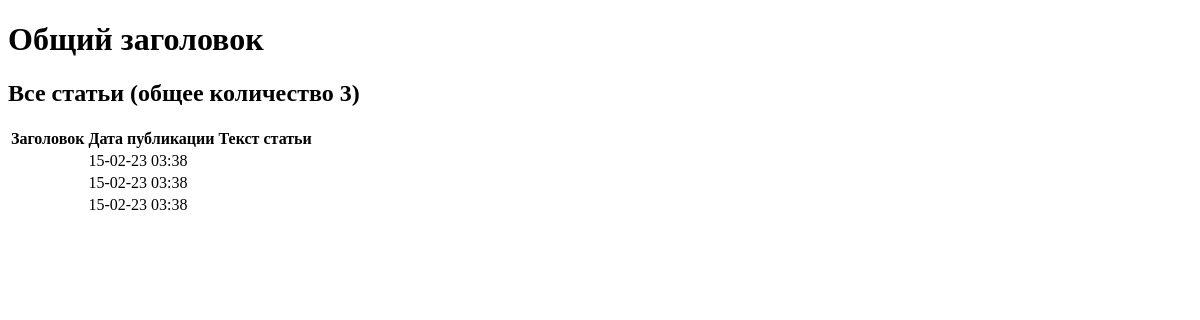
The page /news/ on the database as committed earlier.
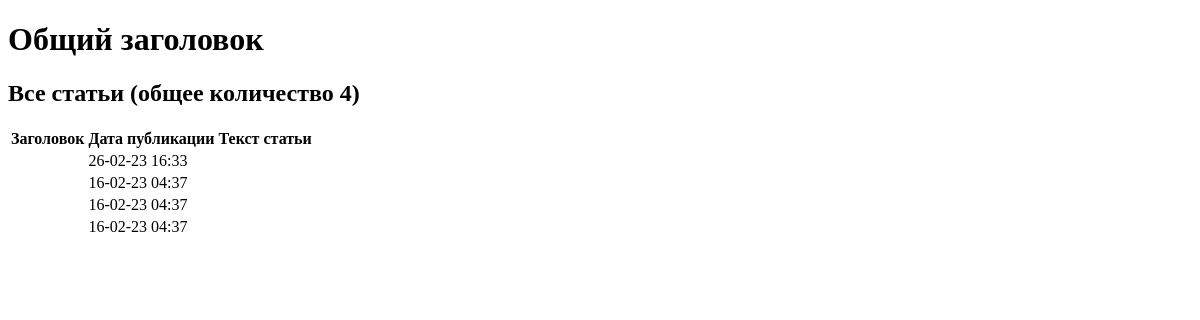
The same page on the database as committed later.
### news/models.py (models this page shows, shortened)
class Post(models.Model):
    author = models.ForeignKey(Author, on_delete=models.CASCADE)
    type = models.CharField(max_length=2, choices=TYPES, default=news)
    time_create = models.DateTimeField(auto_now_add=True)
    category = models.ManyToManyField(Category, through='PostCategory')
    heading = models.CharField(max_length=255)
    body = models.TextField()
    rating = models.IntegerField()

### news/views.py (the view)
# urls.py: path('', PostList.as_view()), # т.к. сам по себе это класс, то нам надо представить этот класс в виде view. Для этого вызываем метод as_view
class PostList(ListView):
    model = Post
    template_name = 'posts.html'
    context_object_name = 'posts'
    queryset = Post.objects.order_by('-time_create')

### news/templatetags/custom_filters.py (called while the page is built)
@register.filter(name='censor')
def censor(value):
    censored_text = profanity.censor(value)
    return censored_text

### templates/posts.html (shortened to what this page needs)
{% extends 'flatpages/default.html' %}
{% load custom_filters %}
{% block content %}
    <h2>Все статьи (общее количество {{ posts|length }})</h2>
    {% if posts %}
        <table>
            <tr>
                <th>
                    Заголовок
                </th>
                <th>
                    Дата публикации
                </th>
                <th>
                    Текст статьи
                </th>
            </tr>
        {% for post in posts %}
            <tr>
                <td>
                </td>
                <td>
                    {{ post.time_create|date:'d-m-y H:i' }}
                </td>
                <td>
                </td>
            </tr>
        {% endfor %}
        </table>
    {% else %}
        <h2>Статей нет!</h2>
    {% endif %}
{% endblock content %}

### templates/flatpages/default.html (shortened to what this page needs)
<!DOCTYPE html>
<html lang="en">
    <head>
    </head>
    <body>
        <h1>Общий заголовок</h1>
        <div>
            {% block content %}{% endblock content %}
        </div>
    </body>
</html>

Rows that differ between the two databases and show on the page:
added Post: time_create "26-02-23 16:33"
changed Post (number 2 of 4 on the later page): time_create "15-02-23 03:38" → "16-02-23 04:37"
changed Post (number 3 of 4 on the later page): time_create "15-02-23 03:38" → "16-02-23 04:37"
changed Post (number 4 of 4 on the later page): time_create "15-02-23 03:38" → "16-02-23 04:37"
Other text that changed with them:
{{ posts|length }}: "3" → "4"
